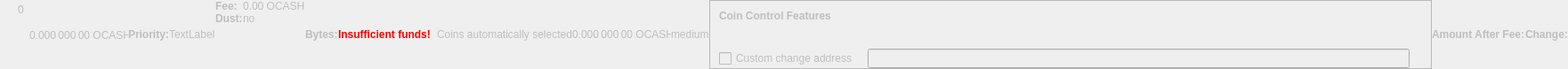
    <widget class="QWidget" name="dummyHideWidget" native="true">
     <property name="enabled">
      <bool>false</bool>
     </property>
     <property name="maximumSize">
      <size>
       <width>100</width>
       <height>22</height>
      </size>
     </property>
     <layout class="QHBoxLayout" name="dummyHideLayout">
      <property name="spacing">
       <number>0</number>
      </property>
      <property name="leftMargin">
       <number>0</number>
      </property>
      <property name="topMargin">
       <number>0</number>
      </property>
      <property name="rightMargin">
       <number>0</number>
      </property>
      <property name="bottomMargin">
       <number>0</number>
      </property>
      <item>
       <layout class="QFormLayout" name="formLayoutCoinControl1">
        <property name="horizontalSpacing">
         <number>10</number>
        </property>
        <property name="verticalSpacing">
         <number>14</number>
        </property>
        <property name="leftMargin">
         <number>10</number>
        </property>
        <property name="topMargin">
         <number>4</number>
        </property>
        <property name="rightMargin">
         <number>6</number>
        </property>
        <item row="0" column="1">
         <widget class="QLabel" name="labelCoinControlBytes">
          <property name="cursor">
           <cursorShape>IBeamCursor</cursorShape>
          </property>
          <property name="contextMenuPolicy">
           <enum>Qt::ActionsContextMenu</enum>
          </property>
          <property name="text">
           <string notr="true">0</string>
          </property>
          <property name="textInteractionFlags">
           <set>Qt::LinksAccessibleByMouse|Qt::TextSelectableByKeyboard|Qt::TextSelectableByMouse</set>
          </property>
         </widget>
        </item>
       </layout>
      </item>
      <item>
       <widget class="QLabel" name="labelCoinControlAfterFee">
        <property name="enabled">
         <bool>false</bool>
        </property>
        <property name="sizePolicy">
         <sizepolicy hsizetype="Fixed" vsizetype="Fixed">
          <horstretch>0</horstretch>
          <verstretch>0</verstretch>
         </sizepolicy>
        </property>
        <property name="minimumSize">
         <size>
          <width>111</width>
          <height>12</height>
         </size>
        </property>
        <property name="maximumSize">
         <size>
          <width>111</width>
          <height>12</height>
         </size>
        </property>
        <property name="cursor">
         <cursorShape>IBeamCursor</cursorShape>
        </property>
        <property name="contextMenuPolicy">
         <enum>Qt::ActionsContextMenu</enum>
        </property>
        <property name="text">
         <string notr="true">0.000 000 00 OCASH</string>
        </property>
        <property name="textInteractionFlags">
         <set>Qt::LinksAccessibleByMouse|Qt::TextSelectableByKeyboard|Qt::TextSelectableByMouse</set>
        </property>
       </widget>
      </item>
      <item>
       <widget class="QLabel" name="labelCoinControlPriorityText">
        <property name="enabled">
         <bool>false</bool>
        </property>
        <property name="font">
         <font>
          <weight>75</weight>
          <bold>true</bold>
         </font>
        </property>
        <property name="text">
         <string>Priority:</string>
        </property>
       </widget>
      </item>
      <item>
       <layout class="QHBoxLayout" name="horizontalLayout">
        <item>
         <widget class="QLabel" name="WarningLabel">
          <property name="text">
           <string>TextLabel</string>
          </property>
         </widget>
        </item>
       </layout>
      </item>
      <item>
       <layout class="QFormLayout" name="formLayoutCoinControl3">
        <property name="horizontalSpacing">
         <number>0</number>
        </property>
        <property name="verticalSpacing">
         <number>0</number>
        </property>
        <property name="leftMargin">
         <number>0</number>
        </property>
        <property name="topMargin">
         <number>0</number>
        </property>
        <property name="rightMargin">
         <number>0</number>
        </property>
        <item row="0" column="0">
         <widget class="QLabel" name="labelCoinControlFeeText">
          <property name="enabled">
           <bool>false</bool>
          </property>
          <property name="font">
           <font>
            <weight>75</weight>
            <bold>true</bold>
           </font>
          </property>
          <property name="text">
           <string>Fee:</string>
          </property>
          <property name="margin">
           <number>0</number>
          </property>
         </widget>
        </item>
        <item row="0" column="1">
         <widget class="QLabel" name="labelCoinControlFee">
          <property name="enabled">
           <bool>false</bool>
          </property>
          <property name="cursor">
           <cursorShape>IBeamCursor</cursorShape>
          </property>
          <property name="contextMenuPolicy">
           <enum>Qt::ActionsContextMenu</enum>
          </property>
          <property name="text">
           <string notr="true">0.00 OCASH</string>
          </property>
          <property name="textInteractionFlags">
           <set>Qt::LinksAccessibleByMouse|Qt::TextSelectableByKeyboard|Qt::TextSelectableByMouse</set>
          </property>
         </widget>
        </item>
        <item row="1" column="0">
         <widget class="QLabel" name="labelCoinControlLowOutputText">
          <property name="enabled">
           <bool>false</bool>
          </property>
          <property name="font">
           <font>
            <weight>75</weight>
            <bold>true</bold>
           </font>
          </property>
          <property name="text">
           <string>Dust:</string>
          </property>
         </widget>
        </item>
        <item row="1" column="1">
         <widget class="QLabel" name="labelCoinControlLowOutput">
          <property name="enabled">
           <bool>false</bool>
          </property>
          <property name="cursor">
           <cursorShape>IBeamCursor</cursorShape>
          </property>
          <property name="contextMenuPolicy">
           <enum>Qt::ActionsContextMenu</enum>
          </property>
          <property name="text">
           <string>no</string>
          </property>
          <property name="textInteractionFlags">
           <set>Qt::LinksAccessibleByMouse|Qt::TextSelectableByKeyboard|Qt::TextSelectableByMouse</set>
          </property>
         </widget>
        </item>
       </layout>
      </item>
      <item>
       <widget class="QLabel" name="labelCoinControlBytesText">
        <property name="enabled">
         <bool>false</bool>
        </property>
        <property name="font">
         <font>
          <weight>75</weight>
          <bold>true</bold>
         </font>
        </property>
        <property name="text">
         <string>Bytes:</string>
        </property>
       </widget>
      </item>
      <item>
       <layout class="QFormLayout" name="formLayoutCoinControl2">
        <property name="horizontalSpacing">
         <number>0</number>
        </property>
        <property name="verticalSpacing">
         <number>0</number>
        </property>
        <property name="leftMargin">
         <number>0</number>
        </property>
        <property name="topMargin">
         <number>0</number>
        </property>
        <property name="rightMargin">
         <number>0</number>
        </property>
       </layout>
      </item>
      <item>
       <layout class="QHBoxLayout" name="horizontalLayoutCoinControl2">
        <property name="spacing">
         <number>0</number>
        </property>
        <property name="bottomMargin">
         <number>0</number>
        </property>
       </layout>
      </item>
      <item>
       <widget class="QLabel" name="labelCoinControlInsuffFunds">
        <property name="enabled">
         <bool>false</bool>
        </property>
        <property name="minimumSize">
         <size>
          <width>0</width>
          <height>0</height>
         </size>
        </property>
        <property name="font">
         <font>
          <weight>75</weight>
          <bold>true</bold>
         </font>
        </property>
        <property name="styleSheet">
         <string notr="true">color:red;font-weight:bold;</string>
        </property>
        <property name="text">
         <string>Insufficient funds!</string>
        </property>
        <property name="margin">
         <number>5</number>
        </property>
       </widget>
      </item>
      <item>
       <layout class="QFormLayout" name="formLayoutCoinControl4">
        <property name="horizontalSpacing">
         <number>0</number>
        </property>
        <property name="verticalSpacing">
         <number>0</number>
        </property>
        <property name="leftMargin">
         <number>0</number>
        </property>
        <property name="topMargin">
         <number>0</number>
        </property>
        <property name="rightMargin">
         <number>0</number>
        </property>
       </layout>
      </item>
      <item>
       <widget class="QLabel" name="labelCoinControlChangeLabel">
        <property name="enabled">
         <bool>false</bool>
        </property>
        <property name="sizePolicy">
         <sizepolicy hsizetype="Preferred" vsizetype="Expanding">
          <horstretch>0</horstretch>
          <verstretch>0</verstretch>
         </sizepolicy>
        </property>
        <property name="minimumSize">
         <size>
          <width>0</width>
          <height>0</height>
         </size>
        </property>
        <property name="text">
         <string/>
        </property>
        <property name="margin">
         <number>3</number>
        </property>
       </widget>
      </item>
      <item>
       <widget class="QLabel" name="labelCoinControlAutomaticallySelected">
        <property name="enabled">
         <bool>false</bool>
        </property>
        <property name="sizePolicy">
         <sizepolicy hsizetype="Fixed" vsizetype="Fixed">
          <horstretch>0</horstretch>
          <verstretch>0</verstretch>
         </sizepolicy>
        </property>
        <property name="minimumSize">
         <size>
          <width>0</width>
          <height>0</height>
         </size>
        </property>
        <property name="maximumSize">
         <size>
          <width>240</width>
          <height>16777215</height>
         </size>
        </property>
        <property name="text">
         <string>Coins automatically selected</string>
        </property>
        <property name="margin">
         <number>5</number>
        </property>
       </widget>
      </item>
      <item>
       <widget class="QLabel" name="labelCoinControlChange">
        <property name="enabled">
         <bool>false</bool>
        </property>
        <property name="sizePolicy">
         <sizepolicy hsizetype="Fixed" vsizetype="Fixed">
          <horstretch>0</horstretch>
          <verstretch>0</verstretch>
         </sizepolicy>
        </property>
        <property name="minimumSize">
         <size>
          <width>111</width>
          <height>0</height>
         </size>
        </property>
        <property name="maximumSize">
         <size>
          <width>111</width>
          <height>16777215</height>
         </size>
        </property>
        <property name="cursor">
         <cursorShape>IBeamCursor</cursorShape>
        </property>
        <property name="contextMenuPolicy">
         <enum>Qt::ActionsContextMenu</enum>
        </property>
        <property name="text">
         <string notr="true">0.000 000 00 OCASH</string>
        </property>
        <property name="textInteractionFlags">
         <set>Qt::LinksAccessibleByMouse|Qt::TextSelectableByKeyboard|Qt::TextSelectableByMouse</set>
        </property>
       </widget>
      </item>
      <item>
       <widget class="QLabel" name="labelCoinControlPriority">
        <property name="enabled">
         <bool>false</bool>
        </property>
        <property name="cursor">
         <cursorShape>IBeamCursor</cursorShape>
        </property>
        <property name="contextMenuPolicy">
         <enum>Qt::ActionsContextMenu</enum>
        </property>
        <property name="text">
         <string>medium</string>
        </property>
        <property name="textInteractionFlags">
         <set>Qt::LinksAccessibleByMouse|Qt::TextSelectableByKeyboard|Qt::TextSelectableByMouse</set>
        </property>
       </widget>
      </item>
      <item>
       <widget class="QFrame" name="frameCoinControl">
        <property name="sizePolicy">
         <sizepolicy hsizetype="Expanding" vsizetype="Expanding">
          <horstretch>0</horstretch>
          <verstretch>0</verstretch>
         </sizepolicy>
        </property>
        <property name="maximumSize">
         <size>
          <width>16777215</width>
          <height>16777215</height>
         </size>
        </property>
        <property name="frameShape">
         <enum>QFrame::StyledPanel</enum>
        </property>
        <property name="frameShadow">
         <enum>QFrame::Sunken</enum>
        </property>
        <layout class="QVBoxLayout" name="verticalLayoutCoinControl2_2">
         <property name="spacing">
          <number>0</number>
         </property>
         <property name="leftMargin">
          <number>0</number>
         </property>
         <property name="topMargin">
          <number>0</number>
         </property>
         <property name="rightMargin">
          <number>0</number>
         </property>
         <property name="bottomMargin">
          <number>0</number>
         </property>
         <item>
          <layout class="QVBoxLayout" name="verticalLayoutCoinControl" stretch="0,0,0,1">
           <property name="spacing">
            <number>0</number>
           </property>
           <property name="leftMargin">
            <number>10</number>
           </property>
           <property name="topMargin">
            <number>10</number>
           </property>
           <item>
            <layout class="QHBoxLayout" name="horizontalLayoutCoinControl1">
             <property name="bottomMargin">
              <number>15</number>
             </property>
             <item>
              <widget class="QLabel" name="labelCoinControlFeatures">
               <property name="enabled">
                <bool>false</bool>
               </property>
               <property name="sizePolicy">
                <sizepolicy hsizetype="Preferred" vsizetype="Maximum">
                 <horstretch>0</horstretch>
                 <verstretch>0</verstretch>
                </sizepolicy>
               </property>
               <property name="font">
                <font>
                 <weight>75</weight>
                 <bold>true</bold>
                </font>
               </property>
               <property name="styleSheet">
                <string notr="true">font-weight:bold;</string>
               </property>
               <property name="text">
                <string>Coin Control Features</string>
               </property>
              </widget>
             </item>
            </layout>
           </item>
           <item>
            <widget class="QWidget" name="widgetCoinControl" native="true">
             <property name="sizePolicy">
              <sizepolicy hsizetype="Preferred" vsizetype="Preferred">
               <horstretch>0</horstretch>
               <verstretch>0</verstretch>
              </sizepolicy>
             </property>
             <property name="minimumSize">
              <size>
               <width>0</width>
               <height>0</height>
              </size>
             </property>
             <property name="styleSheet">
              <string notr="true"/>
             </property>
             <layout class="QHBoxLayout" name="horizontalLayoutCoinControl5_2">
              <property name="leftMargin">
               <number>0</number>
              </property>
              <property name="topMargin">
               <number>0</number>
              </property>
              <property name="rightMargin">
               <number>0</number>
              </property>
              <property name="bottomMargin">
               <number>0</number>
              </property>
              <item>
               <layout class="QHBoxLayout" name="horizontalLayoutCoinControl3">
                <property name="spacing">
                 <number>20</number>
                </property>
                <property name="topMargin">
                 <number>0</number>
                </property>
                <property name="bottomMargin">
                 <number>10</number>
                </property>
               </layout>
              </item>
             </layout>
            </widget>
           </item>
           <item>
            <layout class="QHBoxLayout" name="horizontalLayoutCoinControl4" stretch="0,0,0">
             <property name="spacing">
              <number>12</number>
             </property>
             <property name="sizeConstraint">
              <enum>QLayout::SetDefaultConstraint</enum>
             </property>
             <property name="topMargin">
              <number>5</number>
             </property>
             <property name="rightMargin">
              <number>5</number>
             </property>
             <item>
              <widget class="QCheckBox" name="checkBoxCoinControlChange">
               <property name="enabled">
                <bool>false</bool>
               </property>
               <property name="toolTip">
                <string>If this is activated, but the change address is empty or invalid, change will be sent to a newly generated address.</string>
               </property>
               <property name="text">
                <string>Custom change address</string>
               </property>
              </widget>
             </item>
             <item>
              <widget class="QValidatedLineEdit" name="lineEditCoinControlChange">
               <property name="enabled">
                <bool>false</bool>
               </property>
               <property name="sizePolicy">
                <sizepolicy hsizetype="Expanding" vsizetype="Fixed">
                 <horstretch>0</horstretch>
                 <verstretch>0</verstretch>
                </sizepolicy>
               </property>
              </widget>
             </item>
             <item>
              <widget class="QLabel" name="labelCoinControlChangeLabel_2">
               <property name="sizePolicy">
                <sizepolicy hsizetype="Preferred" vsizetype="Expanding">
                 <horstretch>0</horstretch>
                 <verstretch>0</verstretch>
                </sizepolicy>
               </property>
               <property name="minimumSize">
                <size>
                 <width>0</width>
                 <height>0</height>
                </size>
               </property>
               <property name="text">
                <string/>
               </property>
               <property name="margin">
                <number>3</number>
               </property>
              </widget>
             </item>
            </layout>
           </item>
           <item>
            <spacer name="verticalSpacerCoinControl">
             <property name="orientation">
              <enum>Qt::Vertical</enum>
             </property>
             <property name="sizeHint" stdset="0">
              <size>
               <width>800</width>
               <height>1</height>
              </size>
             </property>
            </spacer>
           </item>
          </layout>
         </item>
        </layout>
       </widget>
      </item>
      <item>
       <widget class="QLabel" name="labelCoinControlAfterFeeText">
        <property name="enabled">
         <bool>false</bool>
        </property>
        <property name="minimumSize">
         <size>
          <width>0</width>
          <height>0</height>
         </size>
        </property>
        <property name="maximumSize">
         <size>
          <width>16777215</width>
          <height>16777215</height>
         </size>
        </property>
        <property name="font">
         <font>
          <weight>75</weight>
          <bold>true</bold>
         </font>
        </property>
        <property name="text">
         <string>Amount After Fee:</string>
        </property>
        <property name="alignment">
         <set>Qt::AlignLeading|Qt::AlignLeft|Qt::AlignVCenter</set>
        </property>
        <property name="margin">
         <number>0</number>
        </property>
       </widget>
      </item>
      <item>
       <widget class="QLabel" name="labelCoinControlChangeText">
        <property name="enabled">
         <bool>false</bool>
        </property>
        <property name="sizePolicy">
         <sizepolicy hsizetype="Preferred" vsizetype="Preferred">
          <horstretch>0</horstretch>
          <verstretch>0</verstretch>
         </sizepolicy>
        </property>
        <property name="minimumSize">
         <size>
          <width>0</width>
          <height>0</height>
         </size>
        </property>
        <property name="maximumSize">
         <size>
          <width>16777215</width>
          <height>16777215</height>
         </size>
        </property>
        <property name="font">
         <font>
          <weight>75</weight>
          <bold>true</bold>
         </font>
        </property>
        <property name="text">
         <string>Change:</string>
        </property>
        <property name="alignment">
         <set>Qt::AlignLeading|Qt::AlignLeft|Qt::AlignVCenter</set>
        </property>
       </widget>
      </item>
     </layout>
    </widget>
